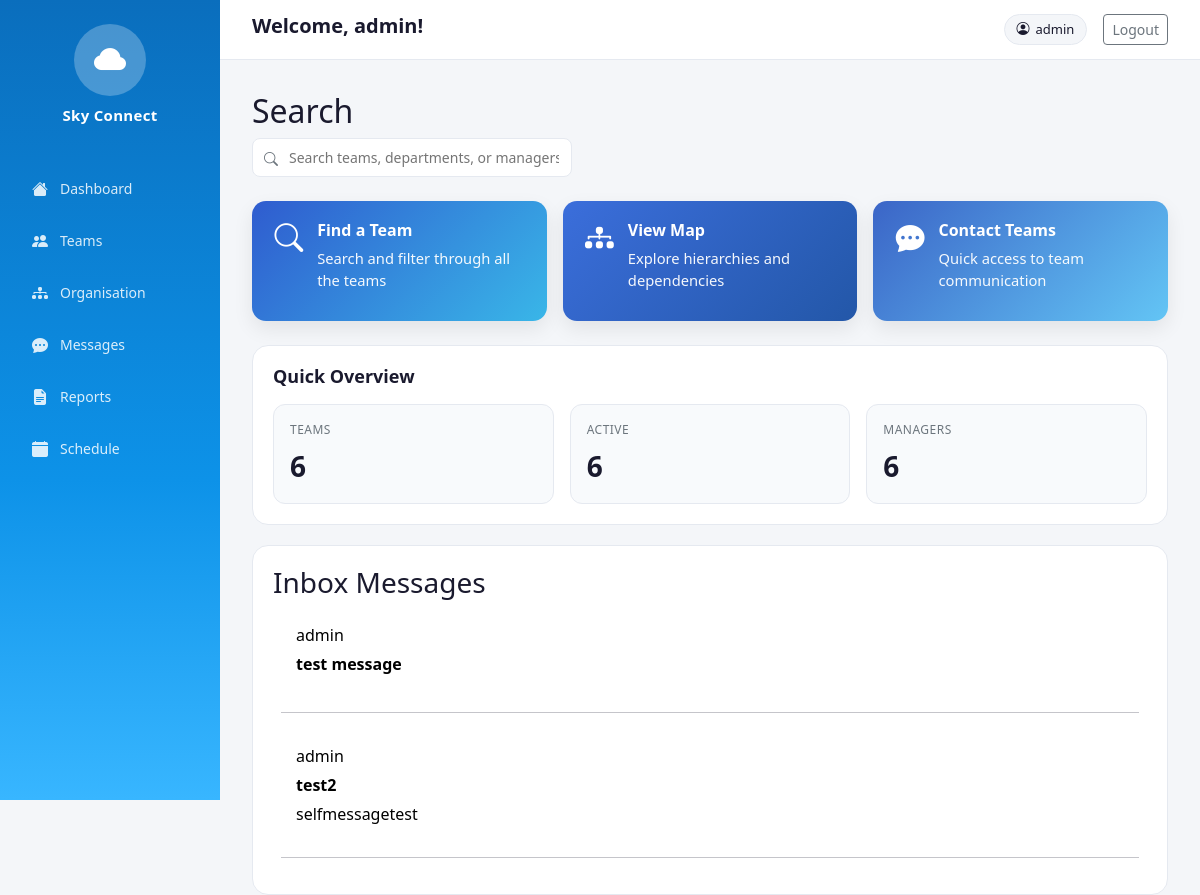
Page /dashboard/ (signed in) on the earlier database version.
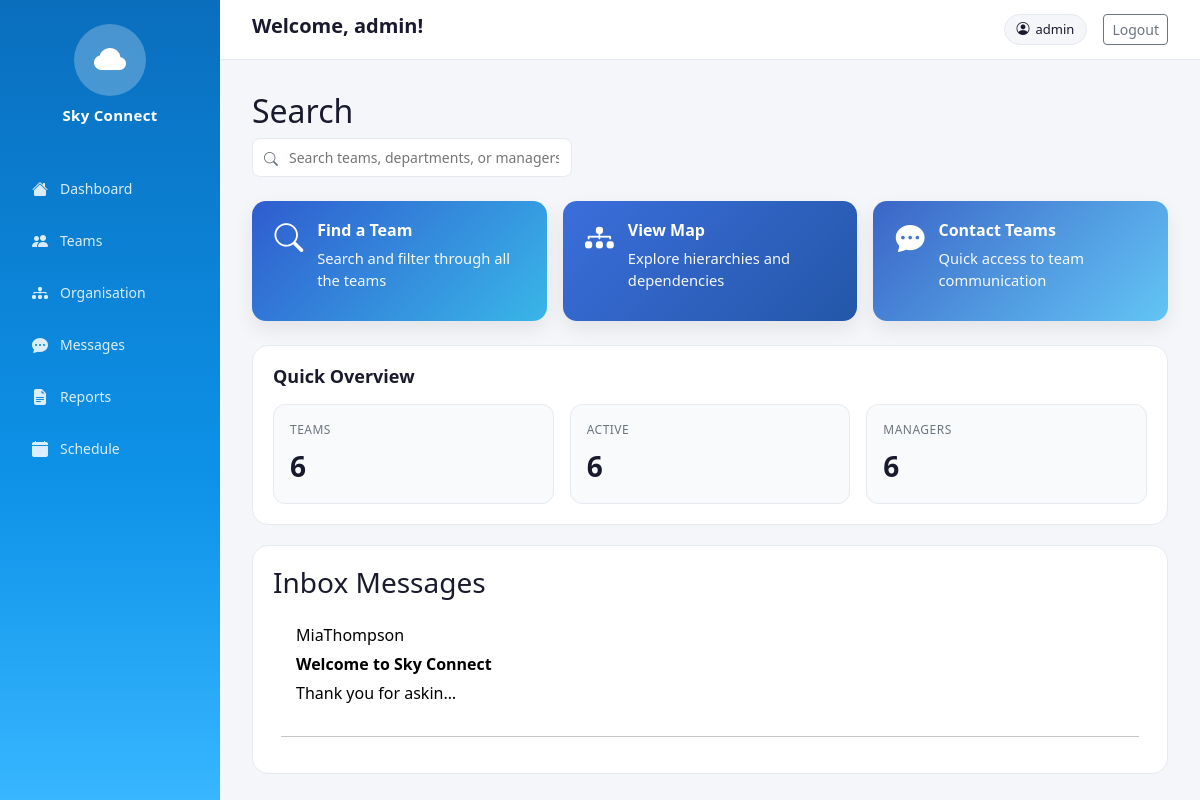
Same page on the later database version.
### user_messages/models.py (models this page shows, shortened)
class user_messages(models.Model):
    sender = models.ForeignKey(
        User,
        on_delete=models.CASCADE,
        related_name='sent_messages'
    )
    receiver = models.ForeignKey(
        User,
        on_delete=models.CASCADE,
        related_name='received_messages',
        null=True,
        blank=True
    )
    subject = models.CharField(
        max_length=255,
        blank=True,
        null=True
    )
    body = models.TextField(
        blank=True,
        null=True
    )
    created_at = models.DateTimeField(auto_now_add=True)
    is_draft = models.BooleanField(default=False)

### dashboard/views.py (the view)
# urls.py: path('', dashboard_view, name='dashboard'),
@login_required
def dashboard_view(request):
    inbox = user_messages.objects.filter(
        receiver=request.user,
        is_draft=False
    ).order_by('-id')
    return render(request, 'dashboard.html', {
        'inbox': inbox,
    })

### dashboard/templates/dashboard.html (shortened to what this page needs)
{% extends 'base.html' %}
{% load static %}
{% block page_title %}<h1>Welcome, {{ user.username }}!</h1>{% endblock %}
{% block content %}
<link rel="stylesheet" href="{% static 'css/Messages.css' %}">
<link rel="stylesheet" href="{% static 'css/dash.css' %}">
<div class="dashboard-search-row">
    <h2>Search</h2>
    <form method="get" action="{% url 'dashboard_search' %}">
    <div class="search-wrapper">
        <i class="bi bi-search"></i>
        <input type="text" name="search" class="search-input" placeholder="Search teams, departments, or managers...">
    </div>
</form>
</div>
<div class="dashboard-actions">
    <a href="/teams/" class="dashboard-action-card action-card-blue">
        <div class="action-icon"><i class="bi bi-search"></i></div>
        <div>
            <h3>Find a Team</h3>
            <p>Search and filter through all the teams</p>
        </div>
    </a>
    <a href="/organisation/" class="dashboard-action-card action-card-dark">
        <div class="action-icon"><i class="bi bi-diagram-3-fill"></i></div>
        <div>
            <h3>View Map</h3>
            <p>Explore hierarchies and dependencies</p>
        </div>
    </a>
    <a href="/messages/" class="dashboard-action-card action-card-light">
        <div class="action-icon"><i class="bi bi-chat-dots-fill"></i></div>
        <div>
            <h3>Contact Teams</h3>
            <p>Quick access to team communication</p>
        </div>
    </a>
</div>
<section class="dashboard-panel overview-panel">
    <div class="section-head">
        <h2>Quick Overview</h2>
    </div>
    <div class="dashboard-stats">
        <div class="stat-box">
            <span class="stat-label">Teams</span>
            <span class="stat-value">6</span>
        </div>
        <div class="stat-box">
            <span class="stat-label">Active</span>
            <span class="stat-value">6</span>
        </div>
        <div class="stat-box">
            <span class="stat-label">Managers</span>
            <span class="stat-value">6</span>
        </div>
    </div>
</section>
<section class="dashboard-panel inbox-panel">
    <h3>Inbox Messages</h3>
    <div class="inbox-scroll">
        {% for msg in inbox %}
            <a class="previewText" href="{% url 'messages' %}?message_id={{ msg.id }}">
                <div class="previewMessage">
                    <div class="messageText">{{ msg.sender.username }}</div>
                    <strong class="previewText messageText">{{ msg.subject }}</strong><br>
                    <div class="messageText">{{ msg.body|truncatechars:20 }}</div>
                </div>
            </a>
            <hr>
        {% empty %}
            <p>No messages in inbox</p>
        {% endfor %}
    </div>
</section>
{% endblock %}

Differences in the rows shown:
removed user_messages: sender.username "admin", subject "test message"
no longer on this page (row edited): user_messages: sender.username "admin", subject "test2", body "selfmessagetest"
added user_messages: sender.username "MiaThompson", subject "Welcome to Sky Connect", body "Thank you for askin…"
